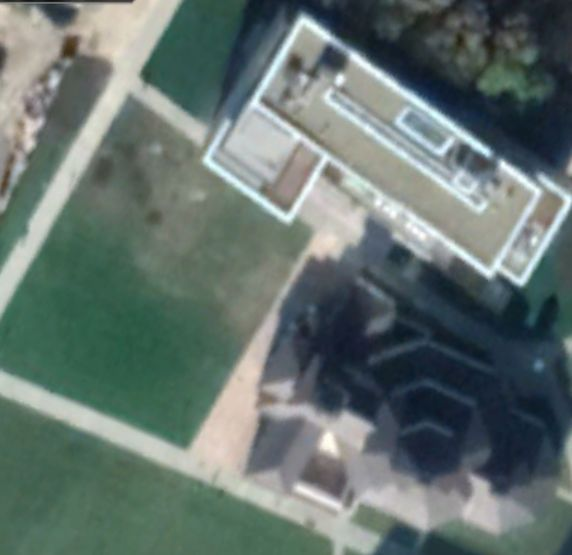
#> input picture lab6/stitching/1.jpg, 572 x 555 px
$ jupyter execute CV.ipynb
#> lines starting #> are read from the running program, lines starting #| are printed output that depends on the picture
# Morhunenko Mykola lab6 CV

[cell 1]
import cv2
import numpy as np
import matplotlib.pyplot as plt

#### After 3-4 trying I desided to make a marging for the second image

[cell 2]
img_ = cv2.imread('stitching/1.jpg')
#> img_ is the input picture: shape (555, 572, 3); mean B, G, R 111, 115.1, 100.8
img = cv2.imread('stitching/2.jpg')
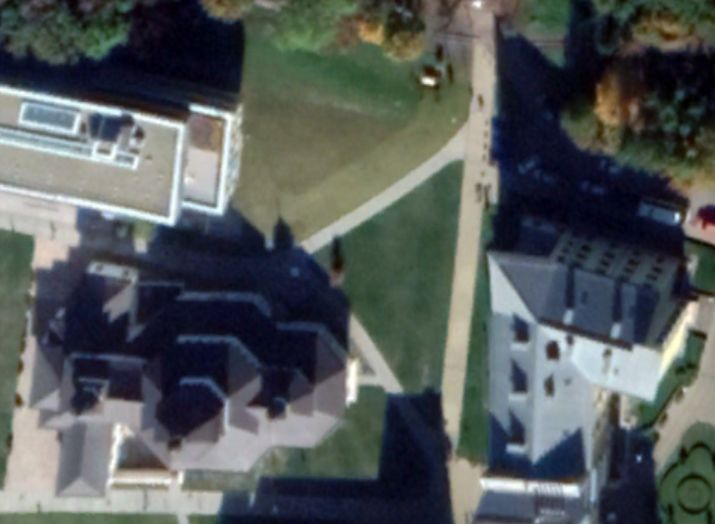
#> input picture lab6/stitching/2.jpg, 715 x 524 px
#> img is the input picture: shape (524, 715, 3); mean B, G, R 89.5, 89.1, 83.6

ht1, wd1, cc1= img_.shape
#> ht1 = 555; wd1 = 572; cc1 = 3
ht2, wd2, cc2= img.shape
#> ht2 = 524; wd2 = 715; cc2 = 3
color = (0,0,0)
result = np.full((555,wd1 + wd2,cc1), color, dtype=np.uint8)
result[0:ht2, wd1:wd1 + wd2] = img
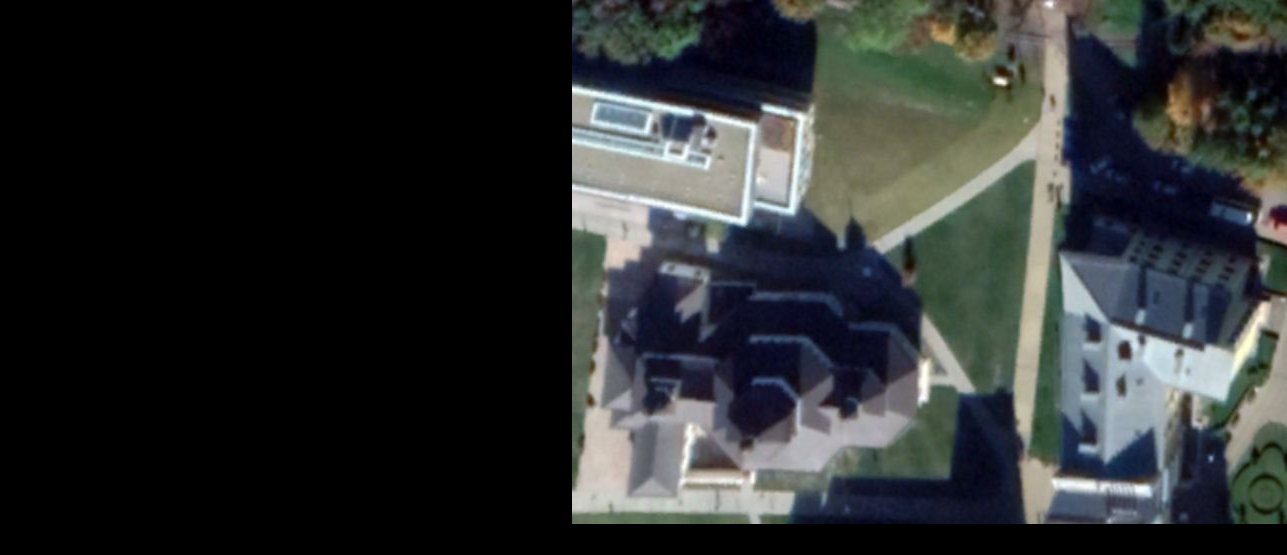
#> result: shape (555, 1287, 3); mean B, G, R 47, 46.8, 43.8
# plt.imshow(result)
img = result

img1 = cv2.cvtColor(img_,cv2.COLOR_BGR2GRAY)
img2 = cv2.cvtColor(img,cv2.COLOR_BGR2GRAY)
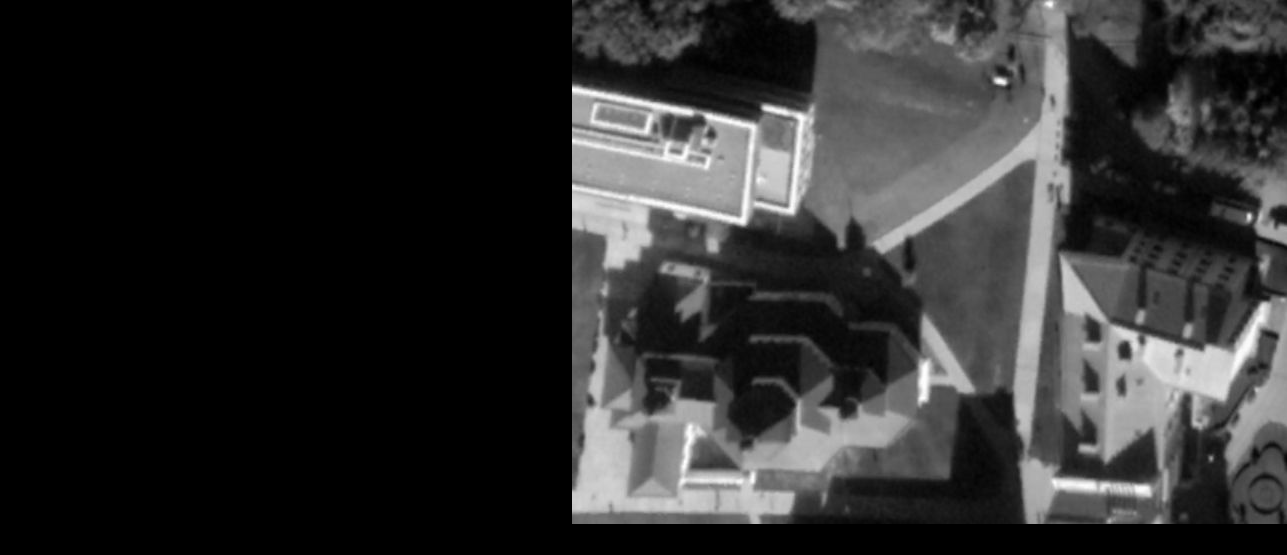
#> img2: shape (555, 1287); min 0, max 254, mean 45.9

#### BRISK

[cell 3]
brisk = cv2.BRISK_create()

[cell 4]
kp1, des1 = brisk.detectAndCompute(img1,None)
#> kp1 = 237 keypoints; strongest (x, y, size): (502, 165, 38.5), (485, 150, 44.5), (285, 208, 35.2), (487, 274, 38.2)
kp2, des2 = brisk.detectAndCompute(img2,None)
#> kp2 = 682 keypoints; strongest (x, y, size): (576, 90, 43.5), (574, 89, 28.8), (1001, 81, 33.6), (766, 107, 34.2)

i1 = cv2.drawKeypoints(img1, kp1, None, color=(0,255,0), flags=0)
i2 = cv2.drawKeypoints(img2, kp2, None, color=(0,255,0), flags=0)
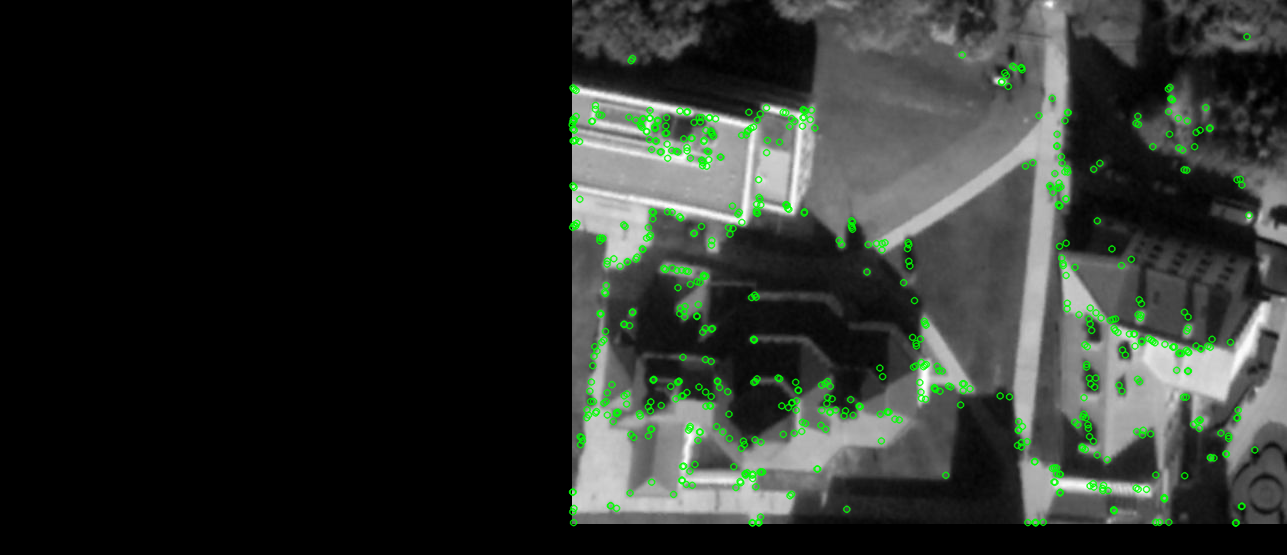
#> i2: shape (555, 1287, 3); mean of channels 0, 1, 2 43.7, 48.4, 43.7; drawn as B, G, R
plt.imshow(i1), plt.show()
plt.imshow(i2), plt.show()

[cell 5]
matcher = cv2.BFMatcher(cv2.NORM_HAMMING, crossCheck=True)
matches = matcher.match(des2,des1)
#> matches = 103 matches

[cell 6]
matches = sorted(matches, key=lambda x:x.distance)
final_img = cv2.drawMatches(img, kp2,img_, kp1, matches,None)
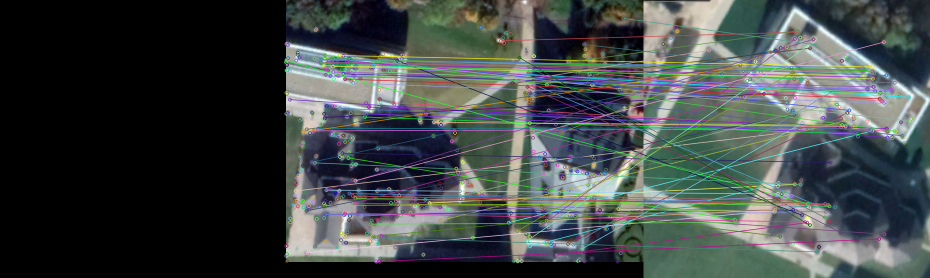
#> final_img: shape (555, 1859, 3) (shown at 1/2 size); mean B, G, R 69.1, 69.7, 63.5

[cell 7]
plt.figure(figsize = (30,30))
plt.imshow(final_img)

[cell 8]
src_pts = np.float32([ kp2[m.queryIdx].pt for m in matches ]).reshape(-1,1,2)
#> src_pts = 103 rows, first 8: [640.6, 125.4], [686.1, 111.7], [646, 130.8], [708.5, 117.5], [666.5, 143.6], [686.4, 147.1], [642.1, 118.5], [758.4, 522.5]

dst_pts = np.float32([ kp1[m.trainIdx].pt for m in matches ]).reshape(-1,1,2)
#> dst_pts = 103 rows, first 8: [437.8, 143.5], [485, 150.4], [439.4, 151.1], [501.8, 165.2], [460.1, 173.4], [473.7, 184.9], [441.2, 139.1], [470.8, 477.4]

M, mask = cv2.findHomography(dst_pts, src_pts, cv2.RANSAC, 5.0)
#> M = [[0.59, 0.515, 241.1], [-0.447, 0.863, 184.4], [-0.000287, 0.000138, 1]]; mask = 103 values, max 1 at index 0, min 0 at index 4, mean 0.252

[cell 9]
M
#> Out has the same summary as M

#### I don\`t know for sure what does each entry means

[cell 10]
h,w = img1.shape
#> h = 555; w = 572
pts = np.float32([ [0,0],[0,h-1],[w-1,h-1],[w-1,0] ]).reshape(-1,1,2)
#> pts = [[0, 0], [0, 554], [571, 554], [571, 0]]
dst = cv2.perspectiveTransform(pts, M)
#> dst = [[241.1, 184.4], [489.1, 615.2], [945.5, 445.9], [690.7, -84.65]]
img1 = cv2.polylines(img1,[np.int32(dst)],True,255,3, cv2.LINE_AA)
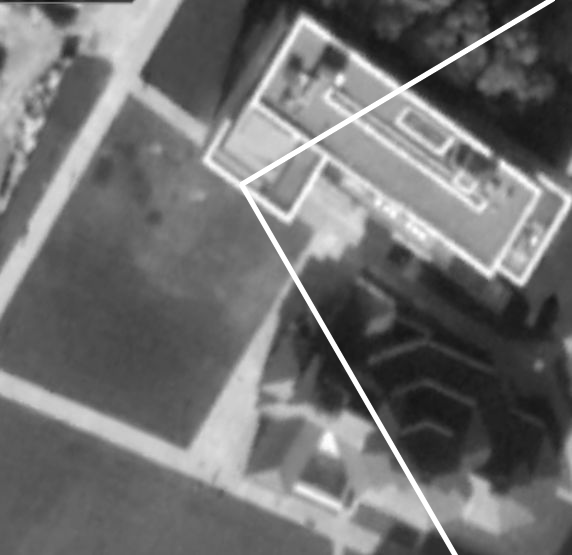
#> img1: shape (555, 572); min 16, max 255, mean 112.4

[cell 11]
dst = np.full((img.shape[1] + img_.shape[1],img_.shape[0],cc1), color, dtype=np.uint8)

[cell 12]
dst = cv2.warpPerspective(img_,M,(img.shape[1] + img_.shape[1], img_.shape[0]))
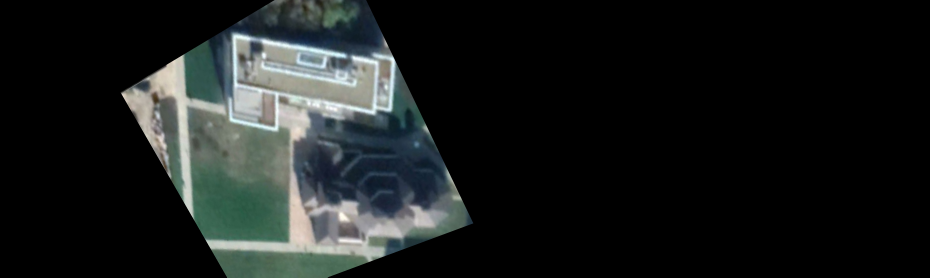
#> dst: shape (555, 1859, 3) (shown at 1/2 size); mean B, G, R 28.3, 29, 25.6
# dst[0:img.shape[0],0:img.shape[1]] = img
plt.figure(figsize = (30,30))
plt.imshow(dst)

#### So we get the scaled and warped image

[cell 13]
def trim(frame):
    if not np.sum(frame[0]):
        return trim(frame[1:])
    if not np.sum(frame[-1]):
        return trim(frame[:-2])
    if not np.sum(frame[:,0]):
        return trim(frame[:,1:])
    if not np.sum(frame[:,-1]):
        return trim(frame[:,:-2])
    return frame

[cell 14]
dst = dst[0:dst.shape[0], 0:img.shape[1]]
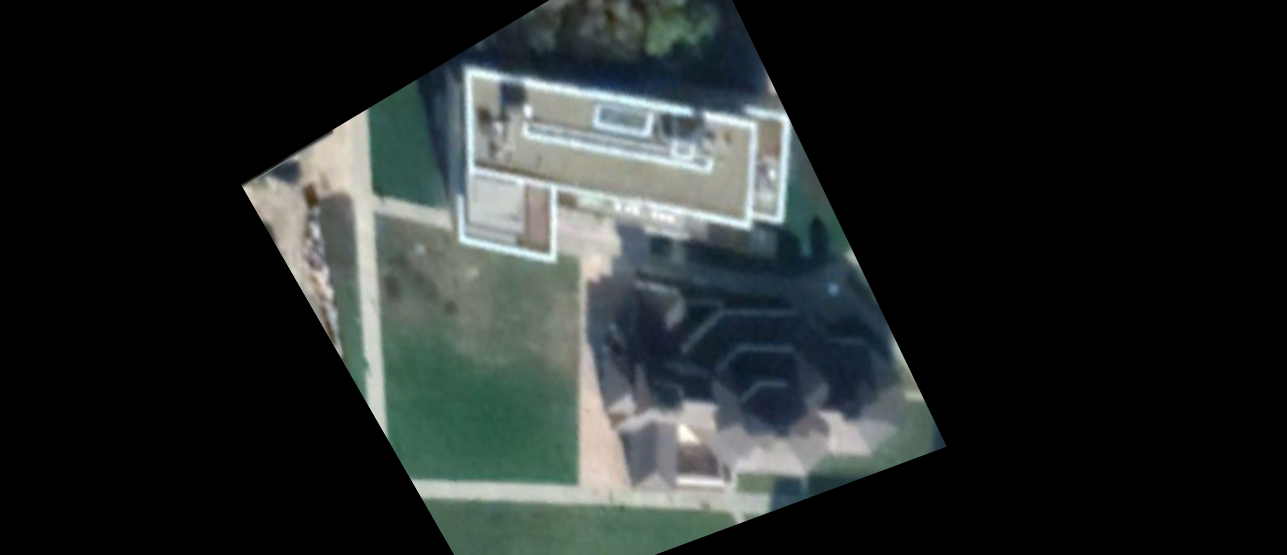
#> dst: shape (555, 1287, 3); mean B, G, R 40.9, 41.8, 36.9

#### As far as I don't know all that AI stuff, I found the next way to add two images (because of that marging they can not easily overlap)

[cell 15]
# plt.imshow(dst)
plt.figure(figsize = (30,30))
# img = cv2.bitwise_xor(img, dst)
added_image = cv2.addWeighted(img,1,dst,0.5,1)
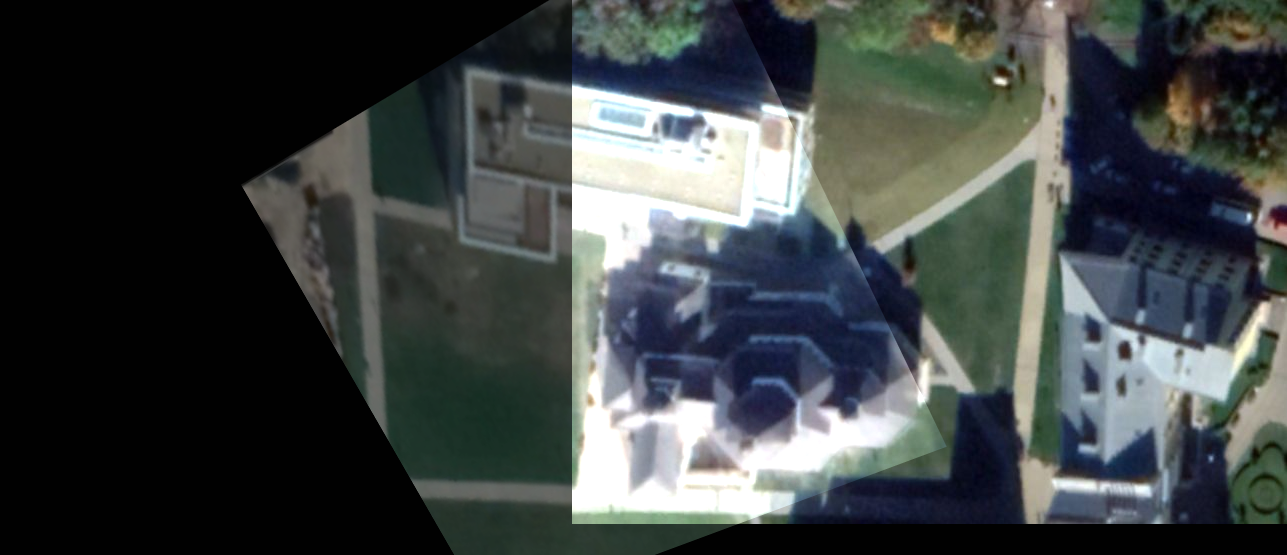
#> added_image: shape (555, 1287, 3); mean B, G, R 67.2, 67.4, 62.2
plt.imshow(added_image)

[cell 16]
cv2.imwrite("added.jpg", added_image)
#> Out = True
